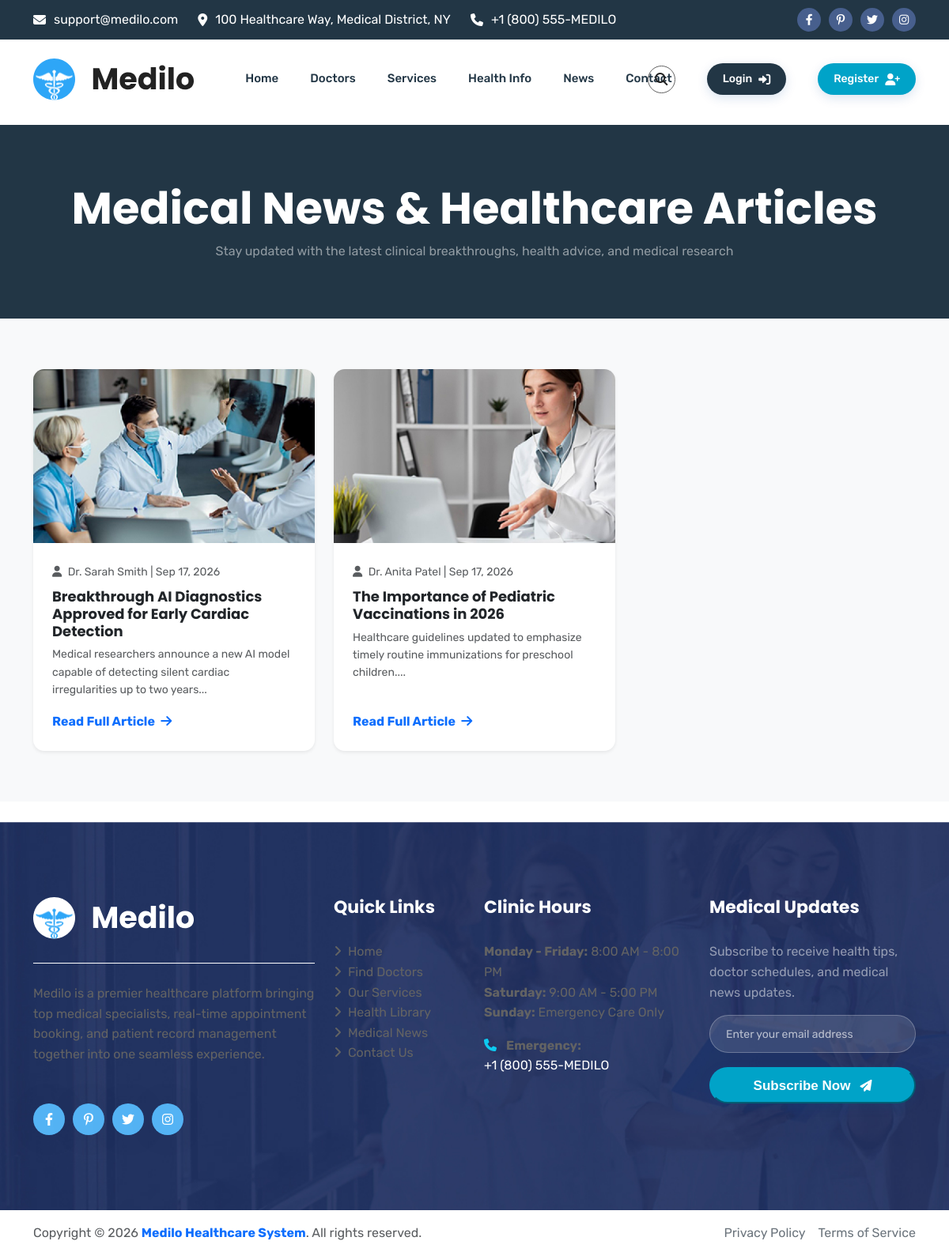
The app's page /frontend/news.php with its own data.
### tables this page shows
CREATE TABLE `news` (
  `id` INT AUTO_INCREMENT PRIMARY KEY,
  `title` VARCHAR(255) NOT NULL,
  `excerpt` TEXT,
  `content` LONGTEXT NOT NULL,
  `author` VARCHAR(100) DEFAULT 'Medilo Admin',
  `image` VARCHAR(255) DEFAULT 'assets/img/post_2.jpeg',
  `published_at` DATETIME DEFAULT CURRENT_TIMESTAMP
);

### config/db.php (called while the page is built, shortened)
<?php
class Database {
    private static $instance = null;
    private $pdo;
    private function __construct() {
        try {
            $options = [
                PDO::ATTR_ERRMODE => PDO::ERRMODE_EXCEPTION,
                PDO::ATTR_DEFAULT_FETCH_MODE => PDO::FETCH_ASSOC,
                PDO::ATTR_EMULATE_PREPARES => false,
            ];
            $dsn = "mysql:host=" . DB_HOST . ";dbname=" . DB_NAME . ";charset=utf8mb4";
            $this->pdo = new PDO($dsn, DB_USER, DB_PASS, $options);
            $this->checkAndInitializeSchema();
        } catch (PDOException $e) {
            die("Database Connection Error: " . $e->getMessage());
        }
    }
    public static function getInstance() {
        if (self::$instance === null) {
            self::$instance = new Database();
        }
        return self::$instance;
    }
    public function query($sql, $params = []) {
        try {
            $stmt = $this->pdo->prepare($sql);
            $stmt->execute($params);
            return $stmt;
        } catch (PDOException $e) {
            error_log("Database Query Error: " . $e->getMessage() . " | SQL: " . $sql);
            throw new Exception("Database operation failed: " . $e->getMessage());
        }
    }
    private function checkAndInitializeSchema() {
        try {
            $stmt = $this->pdo->query("SHOW TABLES LIKE 'users'");
        } catch (Exception $e) {
            error_log("Schema initialization error: " . $e->getMessage());
        }
    }
}
function fetchAll($sql, $params = []) {
    return Database::getInstance()->query($sql, $params)->fetchAll();
}

### frontend/news.php (the view, shortened to what this page needs)
<?php
require_once __DIR__ . '/../config/db.php';
$news_list = fetchAll("SELECT * FROM news ORDER BY published_at DESC");
include_once __DIR__ . '/../includes/header.php';
?>
<section class="py-5 cs_blue_bg text-white">
    <div class="container text-center py-4">
        <h1 class="text-white mb-2">Medical News & Healthcare Articles</h1>
        <p class="text-white-50 mb-0">Stay updated with the latest clinical breakthroughs, health advice, and medical research</p>
    </div>
</section>
<section class="py-5 bg-light">
    <div class="container py-3">
        <?php if (isset($article) && $article): ?>
            <div class="row justify-content-center">
                <div class="col-lg-8">
                    <div class="card border-0 shadow-lg rounded-3 p-4 mb-4">
                        <span class="text-muted small mb-2"><i class="fa-solid fa-user me-1"></i> By <?php echo htmlspecialchars($article['author']); ?> | <i class="fa-solid fa-calendar me-1"></i> <?php echo date('M d, Y', strtotime($article['published_at'])); ?></span>
                        <h2 class="mb-3 text-primary"><?php echo htmlspecialchars($article['title']); ?></h2>
                        <img src="<?php echo APP_URL . '/' . htmlspecialchars($article['image']); ?>" class="img-fluid rounded-3 mb-4 object-fit-cover" style="max-height: 380px; width: 100%;" alt="<?php echo htmlspecialchars($article['title']); ?>">
                        <div class="text-muted leading-relaxed fs-6">
                            <?php echo nl2br(htmlspecialchars($article['content'])); ?>
                        </div>
                        <div class="mt-4 pt-3 border-top">
                            <a href="<?php echo APP_URL; ?>/frontend/news.php" class="btn btn-outline-primary"><i class="fa-solid fa-arrow-left me-1"></i> Back to News List</a>
                        </div>
                    </div>
                </div>
            </div>
        <?php else: ?>
            <div class="row gy-4">
                <?php foreach ($news_list as $item): ?>
                    <div class="col-lg-4 col-md-6">
                        <div class="card border-0 shadow-sm h-100 rounded-3 overflow-hidden">
                            <img src="<?php echo APP_URL . '/' . htmlspecialchars($item['image']); ?>" class="card-img-top object-fit-cover" style="height: 220px;" alt="<?php echo htmlspecialchars($item['title']); ?>">
                            <div class="card-body p-4 d-flex flex-column justify-content-between">
                                <div>
                                    <small class="text-muted d-block mb-2"><i class="fa-solid fa-user me-1"></i> <?php echo htmlspecialchars($item['author']); ?> | <?php echo date('M d, Y', strtotime($item['published_at'])); ?></small>
                                    <h5 class="card-title mb-2"><?php echo htmlspecialchars($item['title']); ?></h5>
                                    <p class="text-muted small mb-3"><?php echo htmlspecialchars(substr($item['excerpt'] ?? strip_tags($item['content']), 0, 110)); ?>...</p>
                                </div>
                                <a href="<?php echo APP_URL; ?>/frontend/news.php?id=<?php echo $item['id']; ?>" class="fw-bold text-primary text-decoration-none">Read Full Article <i class="fa-solid fa-arrow-right ms-1"></i></a>
                            </div>
                        </div>
                    </div>
                <?php endforeach; ?>
            </div>
        <?php endif; ?>
    </div>
</section>
<?php include_once __DIR__ . '/../includes/footer.php'; ?>

### includes/header.php (style rules this page uses)
.card, .cs_card, .cs_iconbox { transition: transform 0.3s cubic-bezier(0.4, 0, 0.2, 1), box-shadow 0.3s cubic-bezier(0.4, 0, 0.2, 1) !important; border-radius: 14px !important; }

### records on screen
news: image (picture), author "Dr. Sarah Smith", published_at "Sep 17, 2026", title "Breakthrough AI Diagnostics Approved for Early Cardiac Detection", excerpt "Medical researchers announce a new AI model capable of detecting silent cardiac irregularities up to two years"
news: image (picture), author "Dr. Anita Patel", published_at "Sep 17, 2026", title "The Importance of Pediatric Vaccinations in 2026", excerpt "Healthcare guidelines updated to emphasize timely routine immunizations for preschool children."
